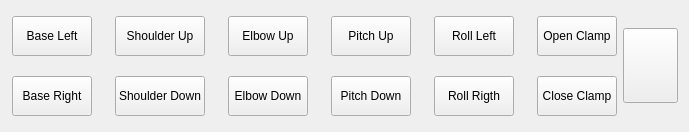
      <widget class="QWidget" name="tab">
       <attribute name="title">
        <string>Manual Control</string>
       </attribute>
       <layout class="QGridLayout" name="gridLayout_7">
        <item row="0" column="0">
         <layout class="QGridLayout" name="gridLayout_6">
          <item row="0" column="0">
           <layout class="QGridLayout" name="gridLayout" rowstretch="0,0,0">
            <property name="leftMargin">
             <number>1</number>
            </property>
            <property name="topMargin">
             <number>5</number>
            </property>
            <property name="bottomMargin">
             <number>5</number>
            </property>
            <property name="horizontalSpacing">
             <number>23</number>
            </property>
            <property name="verticalSpacing">
             <number>20</number>
            </property>
            <item row="0" column="0" alignment="Qt::AlignVCenter">
             <widget class="QPushButton" name="hip_left">
              <property name="minimumSize">
               <size>
                <width>0</width>
                <height>40</height>
               </size>
              </property>
              <property name="text">
               <string>Base Left</string>
              </property>
             </widget>
            </item>
            <item row="0" column="1">
             <widget class="QPushButton" name="shoulder_up">
              <property name="minimumSize">
               <size>
                <width>0</width>
                <height>40</height>
               </size>
              </property>
              <property name="text">
               <string>Shoulder Up</string>
              </property>
             </widget>
            </item>
            <item row="0" column="2">
             <widget class="QPushButton" name="elbow_up">
              <property name="minimumSize">
               <size>
                <width>0</width>
                <height>40</height>
               </size>
              </property>
              <property name="text">
               <string>Elbow Up</string>
              </property>
             </widget>
            </item>
            <item row="2" column="0">
             <widget class="QPushButton" name="hip_right">
              <property name="minimumSize">
               <size>
                <width>0</width>
                <height>40</height>
               </size>
              </property>
              <property name="text">
               <string>Base Right</string>
              </property>
             </widget>
            </item>
            <item row="2" column="1">
             <widget class="QPushButton" name="shoulder_down">
              <property name="minimumSize">
               <size>
                <width>0</width>
                <height>40</height>
               </size>
              </property>
              <property name="text">
               <string>Shoulder Down</string>
              </property>
             </widget>
            </item>
            <item row="2" column="3">
             <widget class="QPushButton" name="pitch_down">
              <property name="minimumSize">
               <size>
                <width>0</width>
                <height>40</height>
               </size>
              </property>
              <property name="text">
               <string>Pitch Down</string>
              </property>
             </widget>
            </item>
            <item row="2" column="2">
             <widget class="QPushButton" name="elbow_down">
              <property name="minimumSize">
               <size>
                <width>0</width>
                <height>40</height>
               </size>
              </property>
              <property name="text">
               <string>Elbow Down</string>
              </property>
             </widget>
            </item>
            <item row="2" column="4">
             <widget class="QPushButton" name="roll_right">
              <property name="minimumSize">
               <size>
                <width>0</width>
                <height>40</height>
               </size>
              </property>
              <property name="text">
               <string>Roll Rigth</string>
              </property>
             </widget>
            </item>
            <item row="0" column="3">
             <widget class="QPushButton" name="pitch_up">
              <property name="minimumSize">
               <size>
                <width>0</width>
                <height>40</height>
               </size>
              </property>
              <property name="text">
               <string>Pitch Up</string>
              </property>
             </widget>
            </item>
            <item row="0" column="4">
             <widget class="QPushButton" name="roll_left">
              <property name="minimumSize">
               <size>
                <width>0</width>
                <height>40</height>
               </size>
              </property>
              <property name="text">
               <string>Roll Left</string>
              </property>
             </widget>
            </item>
            <item row="0" column="5">
             <widget class="QPushButton" name="open_clamp">
              <property name="minimumSize">
               <size>
                <width>0</width>
                <height>40</height>
               </size>
              </property>
              <property name="text">
               <string>Open Clamp</string>
              </property>
             </widget>
            </item>
            <item row="2" column="5">
             <widget class="QPushButton" name="close_clamp">
              <property name="minimumSize">
               <size>
                <width>0</width>
                <height>40</height>
               </size>
              </property>
              <property name="text">
               <string>Close Clamp</string>
              </property>
             </widget>
            </item>
           </layout>
          </item>
          <item row="0" column="1">
           <widget class="QPushButton" name="pushbutton_home">
            <property name="minimumSize">
             <size>
              <width>0</width>
              <height>75</height>
             </size>
            </property>
            <property name="maximumSize">
             <size>
              <width>125</width>
              <height>75</height>
             </size>
            </property>
            <property name="font">
             <font>
              <pointsize>13</pointsize>
              <weight>75</weight>
              <bold>true</bold>
             </font>
            </property>
            <property name="text">
             <string/>
            </property>
            <property name="icon">
             <iconset>
              <normaloff>home.png</normaloff>home.png</iconset>
            </property>
            <property name="iconSize">
             <size>
              <width>50</width>
              <height>50</height>
             </size>
            </property>
           </widget>
          </item>
         </layout>
        </item>
       </layout>
      </widget>
